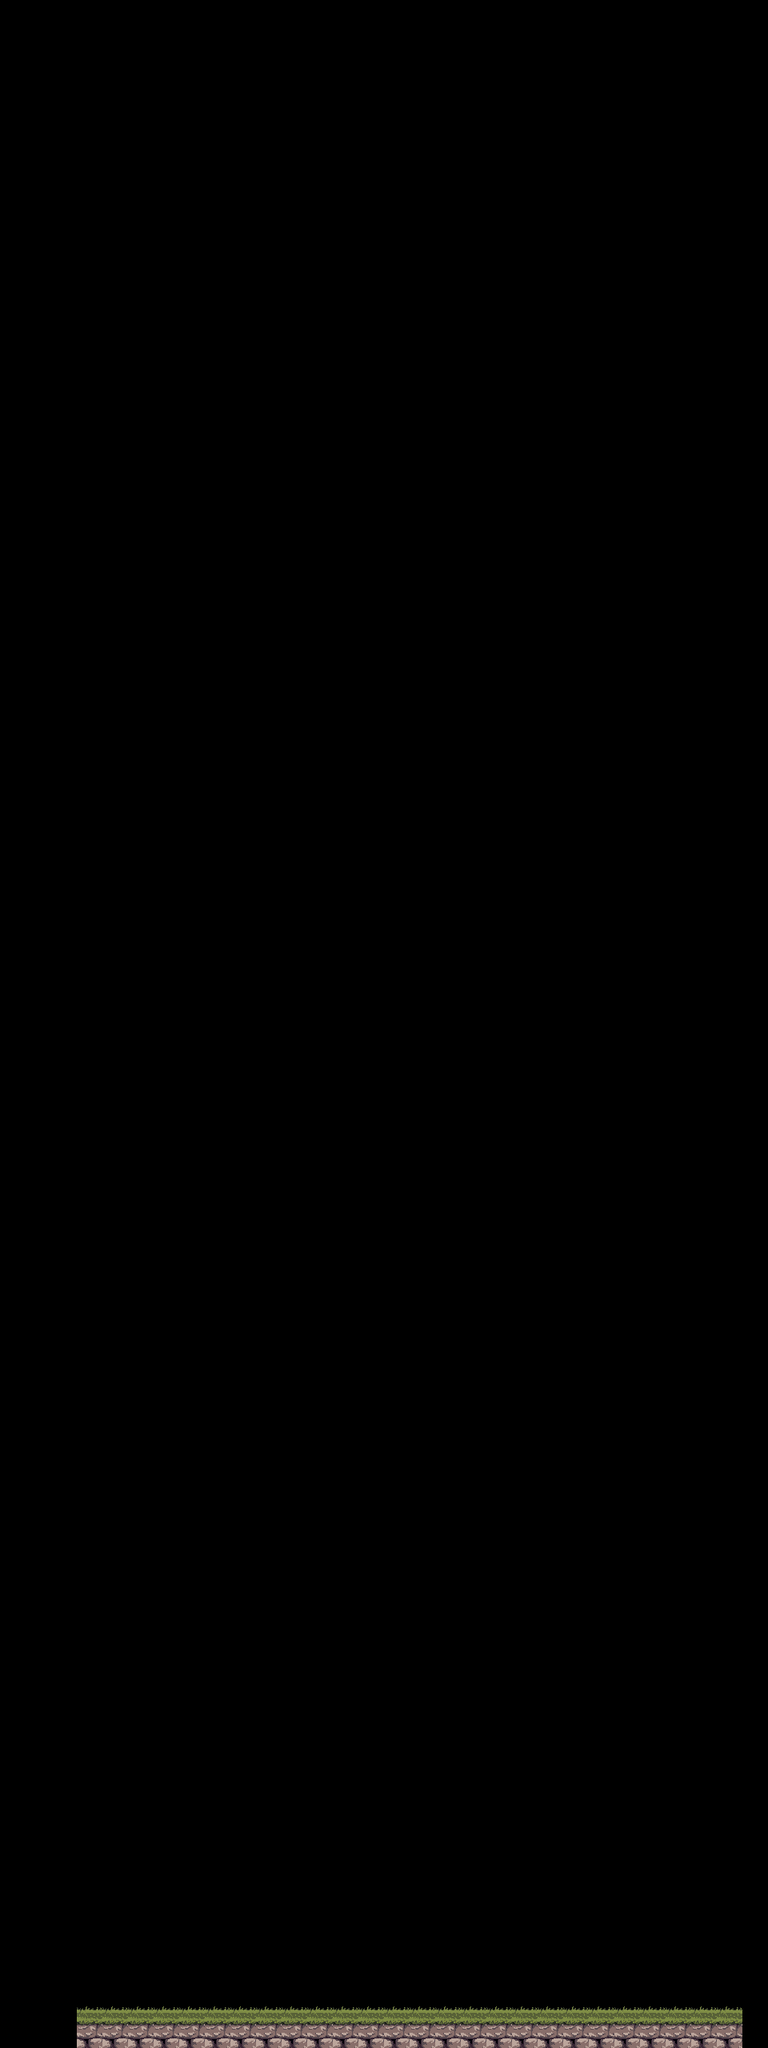

A level layout from a 2D game, rendered from its tile map. Below: a short description, then the map file with its tile-grid data intact:
An orthogonal 30x80 tile map with 32x32 px tiles, 1 tile layer (Tilelaag 1) and 15 objects (spawn).

<map version="1.10" tiledversion="1.11.2" orientation="orthogonal" renderorder="right-down" width="30" height="80" tilewidth="32" tileheight="32" infinite="0" nextlayerid="4" nextobjectid="28">
 <editorsettings>
  <export target="maps/level1.lua" format="lua" />
 </editorsettings>
 <tileset firstgid="1" name="tiles" tilewidth="32" tileheight="32" tilecount="28" columns="7">
  <image source="tiles.png" width="240" height="144" />
 </tileset>
 <layer id="1" name="Tilelaag 1" width="30" height="80">
  <data encoding="csv">
0,0,0,0,0,0,0,0,0,0,0,0,0,0,0,0,0,0,0,0,0,0,0,0,0,0,0,0,0,0,
0,0,0,0,0,0,0,0,0,0,0,0,0,0,0,0,0,0,0,0,0,0,0,0,0,0,0,0,0,0,
0,0,0,0,0,0,0,0,0,0,0,0,0,0,0,0,0,0,0,0,0,0,0,0,0,0,0,0,0,0,
0,0,0,0,0,0,0,0,0,0,0,0,0,0,0,0,0,0,0,0,0,0,0,0,0,0,0,0,0,0,
0,0,0,0,0,0,0,0,0,0,0,0,0,0,0,0,0,0,0,0,0,0,0,0,0,0,0,0,0,0,
0,0,0,0,0,0,0,0,0,0,0,0,0,0,0,0,0,0,0,0,0,0,0,0,0,0,0,0,0,0,
0,0,0,0,0,0,0,0,0,0,0,0,0,0,0,0,0,0,0,0,0,0,0,0,0,0,0,0,0,0,
0,0,0,0,0,0,0,0,0,0,0,0,0,0,0,0,0,0,0,0,0,0,0,0,0,0,0,0,0,0,
0,0,0,0,0,0,0,0,0,0,0,0,0,0,0,0,0,0,0,0,0,0,0,0,0,0,0,0,0,0,
0,0,0,0,0,0,0,0,0,0,0,0,0,0,0,0,0,0,0,0,0,0,0,0,0,0,0,0,0,0,
0,0,0,0,0,0,0,0,0,0,0,0,0,0,0,0,0,0,0,0,0,0,0,0,0,0,0,0,0,0,
0,0,0,0,0,0,0,0,0,0,0,0,0,0,0,0,0,0,0,0,0,0,0,0,0,0,0,0,0,0,
0,0,0,0,0,0,0,0,0,0,0,0,0,0,0,0,0,0,0,0,0,0,0,0,0,0,0,0,0,0,
0,0,0,0,0,0,0,0,0,0,0,0,0,0,0,0,0,0,0,0,0,0,0,0,0,0,0,0,0,0,
0,0,0,0,0,0,0,0,0,0,0,0,0,0,0,0,0,0,0,0,0,0,0,0,0,0,0,0,0,0,
0,0,0,0,0,0,0,0,0,0,0,0,0,0,0,0,0,0,0,0,0,0,0,0,0,0,0,0,0,0,
0,0,0,0,0,0,0,0,0,0,0,0,0,0,0,0,0,0,0,0,0,0,0,0,0,0,0,0,0,0,
0,0,0,0,0,0,0,0,0,0,0,0,0,0,0,0,0,0,0,0,0,0,0,0,0,0,0,0,0,0,
0,0,0,0,0,0,0,0,0,0,0,0,0,0,0,0,0,0,0,0,0,0,0,0,0,0,0,0,0,0,
0,0,0,0,0,0,0,0,0,0,0,0,0,0,0,0,0,0,0,0,0,0,0,0,0,0,0,0,0,0,
0,0,0,0,0,0,0,0,0,0,0,0,0,0,0,0,0,0,0,0,0,0,0,0,0,0,0,0,0,0,
0,0,0,0,0,0,0,0,0,0,0,0,0,0,0,0,0,0,0,0,0,0,0,0,0,0,0,0,0,0,
0,0,0,0,0,0,0,0,0,0,0,0,0,0,0,0,0,0,0,0,0,0,0,0,0,0,0,0,0,0,
0,0,0,0,0,0,0,0,0,0,0,0,0,0,0,0,0,0,0,0,0,0,0,0,0,0,0,0,0,0,
0,0,0,0,0,0,0,0,0,0,0,0,0,0,0,0,0,0,0,0,0,0,0,0,0,0,0,0,0,0,
0,0,0,0,0,0,0,0,0,0,0,0,0,0,0,0,0,0,0,0,0,0,0,0,0,0,0,0,0,0,
0,0,0,0,0,0,0,0,0,0,0,0,0,0,0,0,0,0,0,0,0,0,0,0,0,0,0,0,0,0,
0,0,0,0,0,0,0,0,0,0,0,0,0,0,0,0,0,0,0,0,0,0,0,0,0,0,0,0,0,0,
0,0,0,0,0,0,0,0,0,0,0,0,0,0,0,0,0,0,0,0,0,0,0,0,0,0,0,0,0,0,
0,0,0,0,0,0,0,0,0,0,0,0,0,0,0,0,0,0,0,0,0,0,0,0,0,0,0,0,0,0,
0,0,0,0,0,0,0,0,0,0,0,0,0,0,0,0,0,0,0,0,0,0,0,0,0,0,0,0,0,0,
0,0,0,0,0,0,0,0,0,0,0,0,0,0,0,0,0,0,0,0,0,0,0,0,0,0,0,0,0,0,
0,0,0,0,0,0,0,0,0,0,0,0,0,0,0,0,0,0,0,0,0,0,0,0,0,0,0,0,0,0,
0,0,0,0,0,0,0,0,0,0,0,0,0,0,0,0,0,0,0,0,0,0,0,0,0,0,0,0,0,0,
0,0,0,0,0,0,0,0,0,0,0,0,0,0,0,0,0,0,0,0,0,0,0,0,0,0,0,0,0,0,
0,0,0,0,0,0,0,0,0,0,0,0,0,0,0,0,0,0,0,0,0,0,0,0,0,0,0,0,0,0,
0,0,0,0,0,0,0,0,0,0,0,0,0,0,0,0,0,0,0,0,0,0,0,0,0,0,0,0,0,0,
0,0,0,0,0,0,0,0,0,0,0,0,0,0,0,0,0,0,0,0,0,0,0,0,0,0,0,0,0,0,
0,0,0,0,0,0,0,0,0,0,0,0,0,0,0,0,0,0,0,0,0,0,0,0,0,0,0,0,0,0,
0,0,0,0,0,0,0,0,0,0,0,0,0,0,0,0,0,0,0,0,0,0,0,0,0,0,0,0,0,0,
0,0,0,0,0,0,0,0,0,0,0,0,0,0,0,0,0,0,0,0,0,0,0,0,0,0,0,0,0,0,
0,0,0,0,0,0,0,0,0,0,0,0,0,0,0,0,0,0,0,0,0,0,0,0,0,0,0,0,0,0,
0,0,0,0,0,0,0,0,0,0,0,0,0,0,0,0,0,0,0,0,0,0,0,0,0,0,0,0,0,0,
0,0,0,0,0,0,0,0,0,0,0,0,0,0,0,0,0,0,0,0,0,0,0,0,0,0,0,0,0,0,
0,0,0,0,0,0,0,0,0,0,0,0,0,0,0,0,0,0,0,0,0,0,0,0,0,0,0,0,0,0,
0,0,0,0,0,0,0,0,0,0,0,0,0,0,0,0,0,0,0,0,0,0,0,0,0,0,0,0,0,0,
0,0,0,0,0,0,0,0,0,0,0,0,0,0,0,0,0,0,0,0,0,0,0,0,0,0,0,0,0,0,
0,0,0,0,0,0,0,0,0,0,0,0,0,0,0,0,0,0,0,0,0,0,0,0,0,0,0,0,0,0,
0,0,0,0,0,0,0,0,0,0,0,0,0,0,0,0,0,0,0,0,0,0,0,0,0,0,0,0,0,0,
0,0,0,0,0,0,0,0,0,0,0,0,0,0,0,0,0,0,0,0,0,0,0,0,0,0,0,0,0,0,
0,0,0,0,0,0,0,0,0,0,0,0,0,0,0,0,0,0,0,0,0,0,0,0,0,0,0,0,0,0,
0,0,0,0,0,0,0,0,0,0,0,0,0,0,0,0,0,0,0,0,0,0,0,0,0,0,0,0,0,0,
0,0,0,0,0,0,0,0,0,0,0,0,0,0,0,0,0,0,0,0,0,0,0,0,0,0,0,0,0,0,
0,0,0,0,0,0,0,0,0,0,0,0,0,0,0,0,0,0,0,0,0,0,0,0,0,0,0,0,0,0,
0,0,0,0,0,0,0,0,0,0,0,0,0,0,0,0,0,0,0,0,0,0,0,0,0,0,0,0,0,0,
0,0,0,0,0,0,0,0,0,0,0,0,0,0,0,0,0,0,0,0,0,0,0,0,0,0,0,0,0,0,
0,0,0,0,0,0,0,0,0,0,0,0,0,0,0,0,0,0,0,0,0,0,0,0,0,0,0,0,0,0,
0,0,0,0,0,0,0,0,0,0,0,0,0,0,0,0,0,0,0,0,0,0,0,0,0,0,0,0,0,0,
0,0,0,0,0,0,0,0,0,0,0,0,0,0,0,0,0,0,0,0,0,0,0,0,0,0,0,0,0,0,
0,0,0,0,0,0,0,0,0,0,0,0,0,0,0,0,0,0,0,0,0,0,0,0,0,0,0,0,0,0,
0,0,0,0,0,0,0,0,0,0,0,0,0,0,0,0,0,0,0,0,0,0,0,0,0,0,0,0,0,0,
0,0,0,0,0,0,0,0,0,0,0,0,0,0,0,0,0,0,0,0,0,0,0,0,0,0,0,0,0,0,
0,0,0,0,0,0,0,0,0,0,0,0,0,0,0,0,0,0,0,0,0,0,0,0,0,0,0,0,0,0,
0,0,0,0,0,0,0,0,0,0,0,0,0,0,0,0,0,0,0,0,0,0,0,0,0,0,0,0,0,0,
0,0,0,0,0,0,0,0,0,0,0,0,0,0,0,0,0,0,0,0,0,0,0,0,0,0,0,0,0,0,
0,0,0,0,0,0,0,0,0,0,0,0,0,0,0,0,0,0,0,0,0,0,0,0,0,0,0,0,0,0,
0,0,0,0,0,0,0,0,0,0,0,0,0,0,0,0,0,0,0,0,0,0,0,0,0,0,0,0,0,0,
0,0,0,0,0,0,0,0,0,0,0,0,0,0,0,0,0,0,0,0,0,0,0,0,0,0,0,0,0,0,
0,0,0,0,0,0,0,0,0,0,0,0,0,0,0,0,0,0,0,0,0,0,0,0,0,0,0,0,0,0,
0,0,0,0,0,0,0,0,0,0,0,0,0,0,0,0,0,0,0,0,0,0,0,0,0,0,0,0,0,0,
0,0,0,0,0,0,0,0,0,0,0,0,0,0,0,0,0,0,0,0,0,0,0,0,0,0,0,0,0,0,
0,0,0,0,0,0,0,0,0,0,0,0,0,0,0,0,0,0,0,0,0,0,0,0,0,0,0,0,0,0,
0,0,0,0,0,0,0,0,0,0,0,0,0,0,0,0,0,0,0,0,0,0,0,0,0,0,0,0,0,0,
0,0,0,0,0,0,0,0,0,0,0,0,0,0,0,0,0,0,0,0,0,0,0,0,0,0,0,0,0,0,
0,0,0,0,0,0,0,0,0,0,0,0,0,0,0,0,0,0,0,0,0,0,0,0,0,0,0,0,0,0,
0,0,0,0,0,0,0,0,0,0,0,0,0,0,0,0,0,0,0,0,0,0,0,0,0,0,0,0,0,0,
0,0,0,0,0,0,0,0,0,0,0,0,0,0,0,0,0,0,0,0,0,0,0,0,0,0,0,0,0,0,
0,0,0,0,0,0,0,0,0,0,0,0,0,0,0,0,0,0,0,0,0,0,0,0,0,0,0,0,0,0,
0,0,0,2,2,2,2,2,2,2,2,2,2,2,2,2,2,2,2,2,2,2,2,2,2,2,2,2,2,0,
0,0,0,9,9,9,9,9,9,9,9,9,9,9,9,9,9,9,9,9,9,9,9,9,9,9,9,9,9,0
</data>
 </layer>
 <objectgroup id="2" name="Platforms">
  <properties>
   <property name="collidable" type="bool" value="true" />
  </properties>
  <object id="7" x="0" y="2528" width="960" height="32" />
  <object id="9" x="608" y="2368" width="352" height="160" />
  <object id="10" x="0" y="2368" width="384" height="160" />
  <object id="11" x="0" y="1728" width="32" height="640" />
  <object id="12" x="928" y="1728" width="32" height="640" />
  <object id="14" x="160" y="2176" width="128" height="64" />
  <object id="15" x="448" y="2240" width="128" height="32" />
  <object id="17" x="736" y="2304" width="64" height="32" />
  <object id="21" x="512" y="2016" width="416" height="32" />
  <object id="22" x="576" y="2048" width="352" height="32" />
  <object id="23" x="608" y="2080" width="320" height="32" />
  <object id="25" x="192" y="1888" width="160" height="32" />
  <object id="26" x="64" y="1760" width="64" height="32" />
  <object id="27" x="256" y="1728" width="672" height="32" />
 </objectgroup>
 <objectgroup id="3" name="Objects">
  <object id="4" name="spawn" x="493.333" y="2478.67">
   <properties>
    <property name="spawn" type="bool" value="true" />
   </properties>
   <point />
  </object>
 </objectgroup>
</map>
